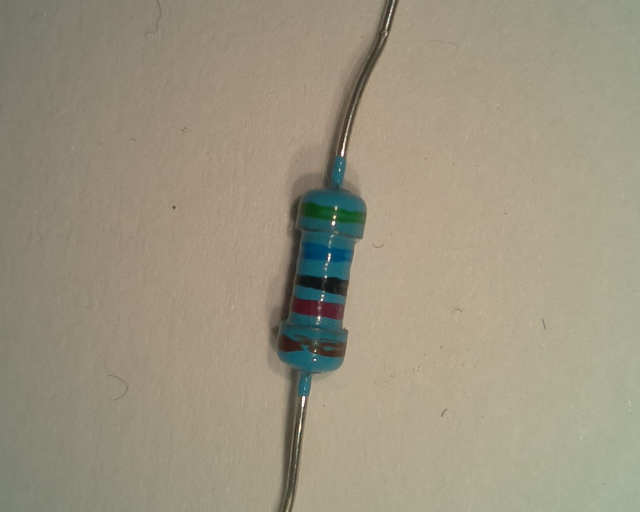
#> input picture samples/resistor1.jpeg, 1280 x 1024 px (shown at 1/2 size)
$ python -i scanner.py   (imports and definitions only)
#> lines starting #> are read from the running program, lines starting #| are printed output that depends on the picture; after the words box and inside, x2 and y2 are one past the last pixel; in counts of white or black regions, pixels touching at a corner belong together
### rescan/color.py
import cv2

COLOR_NAME_BLACK = "BLACK"
COLOR_NAME_BROWN = "BROWN"
COLOR_NAME_RED = "RED"
COLOR_NAME_ORANGE = "ORANGE"
COLOR_NAME_YELLOW = "YELLOW"
COLOR_NAME_GREEN = "GREEN"
COLOR_NAME_BLUE = "BLUE"
COLOR_NAME_VIOLET = "VIOLET"
COLOR_NAME_GREY = "GREY"
COLOR_NAME_WHITE = "WHITE"
COLOR_NAME_GOLD = "GOLD"
COLOR_NAME_SILVER = "SILVER"


class ColorCode:

    def __init__(self, color_name,
                 resistanceValue, multiplierValue, toleranceValue):
        self.__colorName = color_name
        self.__resistanceValue = resistanceValue
        self.__multiplierValue = multiplierValue
        self.__toleranceValue = toleranceValue

    @property
    def colorName(self):
        return self.__colorName

    @property
    def resistanceValue(self):
        return self.__resistanceValue

    @property
    def multiplierValue(self):
        return self.__multiplierValue

    @property
    def toleranceValue(self):
        return self.__toleranceValue


class ColorRange:

    def __init__(self, lowerBound, upperBound, range_name: str, plot_color,
                 color_code: ColorCode):
        self.__lowerBound = self.__checkRange(lowerBound)
        self.__upperBound = self.__checkRange(upperBound)
        self.__range_name = range_name
        self.__plot_color = plot_color
        self.__color_code = color_code

    @property
    def lowerBound(self):
        return self.__lowerBound

    @property
    def upperBound(self):
        return self.__upperBound

    @property
    def rangeName(self):
        return self.__range_name

    @property
    def plotColor(self):
        return self.__plot_color

    @property
    def colorCode(self):
        return self.__color_code

    def __checkRange(self, hsv):
        h = hsv[0]
        s = hsv[1]
        v = hsv[2]

        # H
        if not (h >= 0 & h <= 179):
            raise ValueError(h)

        # S
        if not (s >= 0 & s <= 255):
            raise ValueError(s)

        # V
        if not (v >= 0 & v <= 255):
            raise ValueError(v)

        return hsv


class ColorArea:

    def __init__(self, color_range: ColorRange, contour):
        self.__color_range = color_range
        self.__contour = contour
        self.__minEnclosingCircle = None
        self.__boundingRectangle = None

    # [14 lines left out: functions colorRange, colorCode, contour, not called in this run]

    def getMinEnclosingCircle(self):
        if self.__minEnclosingCircle is None:
            self.__minEnclosingCircle = cv2.minEnclosingCircle(self.__contour)

        return self.__minEnclosingCircle

    # [5 lines left out: function getBoundingRectangle, not called in this run]


class ColorAreaGroup():

    # [11 lines left out: function __init__, not called in this run]

    @property
    def colorCode(self):
        return self.__colorCode

    @property
    def colorAreas(self):
        return self.__colorAreas

    @property
    def xMin(self):
        return self.__xMin

    @property
    def xMax(self):
        return self.__xMax

    # [9 lines left out: function mergeGroup, not called in this run]

    def compute_xPos(self):
        return (self.__xMin + self.__xMax) / 2


class ColorStrip():

    # [6 lines left out: function __init__, not called in this run]

    @property
    def colorCode(self):
        return self.__colorCode

    @property
    def colorAreas(self):
        return self.__colorAreas

    @property
    def xMin(self):
        return self.__xMin

    @property
    def xMax(self):
        return self.__xMax

    @property
    def xPos(self):
        return self.__xPos

### rescan/scanner.py
import cv2

from rescan import color, settings
from rescan.image import imagesource, imageutils


class Scanner:

    def __init__(self):
        pass

    # [21 lines left out: function extractColorStrips, not called in this run]


    def extractColorAreas(self, image) -> list[color.ColorArea]:
        # initialize result array
        colorAreas: list[color.ColorArea] = []

        for colorRange in settings.ColorRanges:
            contours = self.findContours(image, colorRange.lowerBound, colorRange.upperBound)

                # eliminate artifacts (contour too small to be an actual strip)
            for contour in contours:
                colorArea = color.ColorArea(colorRange, contour)
                ((_, _), radius) = colorArea.getMinEnclosingCircle()

                if radius > settings.AREA_MIN_RADIUS:
                    colorAreas.append(colorArea)

        return colorAreas

    def findContours(self, image, lowerBound, upperBound):
        # apply a color mask to find contours
        mask = cv2.inRange(image, lowerBound, upperBound)
        mask = cv2.erode(mask, None, iterations=2)
        mask = cv2.dilate(mask, None, iterations=2)

        contours, _ = cv2.findContours(mask, cv2.RETR_EXTERNAL, cv2.CHAIN_APPROX_SIMPLE)

        return contours

    # [51 lines left out: functions groupAreas, __createGroups, createStrips, not called in this run]


>>> import cv2
>>> picture = cv2.imread('../samples/resistor1.jpeg')
#> picture is the input picture: shape (1024, 1280, 3); mean B, G, R 127.7, 148, 156.1
>>> result = Scanner().extractColorAreas(picture)
#> the loop in extractColorAreas, `for colorRange in settings.ColorRanges:` made 4 passes
#> pass 1, in findContours, `mask = cv2.inRange(image, lowerBound, upperBound)`:
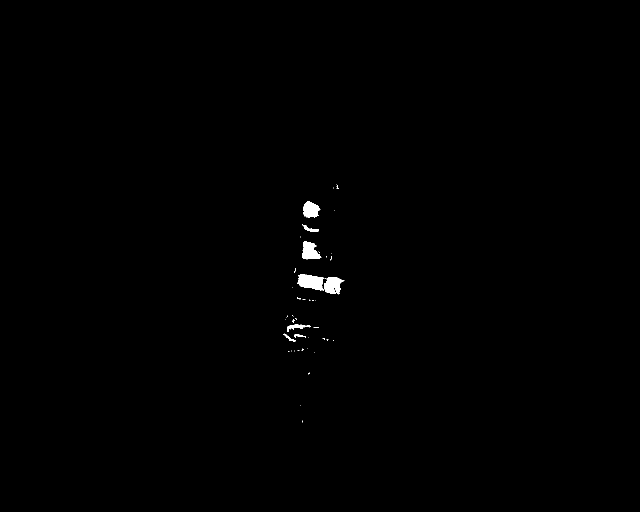
#> mask: shape (1024, 1280) (shown at 1/2 size); 0.36% white; 49 white regions (39 under 20 px), largest, box (x1, y1, x2, y2) and area: (594, 548, 649, 581) 1237, (648, 554, 689, 589) 950, (604, 483, 643, 519) 932
#> pass 1, in findContours, `mask = cv2.erode(mask, None, iterations=2)`:
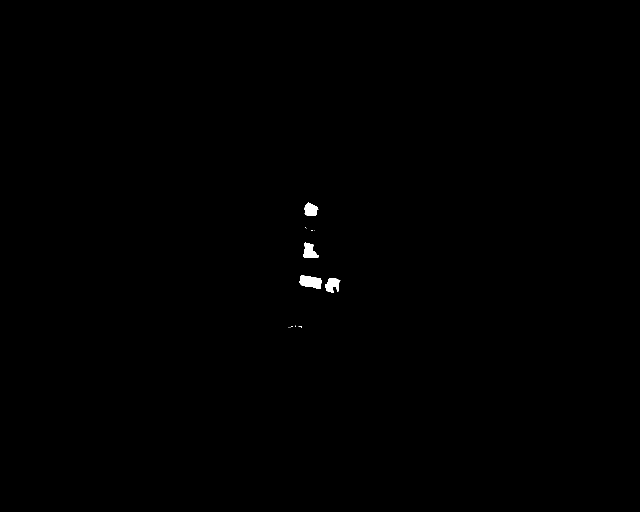
#> mask: shape (1024, 1280) (shown at 1/2 size); 0.2% white; 12 white regions (8 under 20 px), largest, box (x1, y1, x2, y2) and area: (598, 551, 644, 578) 886, (607, 485, 638, 516) 629, (650, 556, 681, 585) 586, (609, 405, 637, 432) 555
#> pass 1, in findContours, `mask = cv2.dilate(mask, None, iterations=2)`:
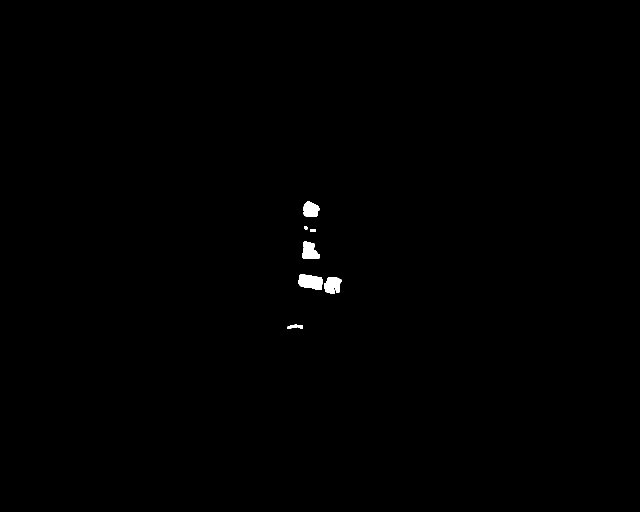
#> mask: shape (1024, 1280) (shown at 1/2 size); 0.31% white; 8 white regions, largest, box (x1, y1, x2, y2) and area: (596, 549, 646, 580) 1194, (605, 483, 640, 518) 909, (648, 554, 683, 587) 898
#> after the loop in extractColorAreas, `for colorRange in settings.ColorRanges:`: colorAreas = 4 items
#> result = 4 items
